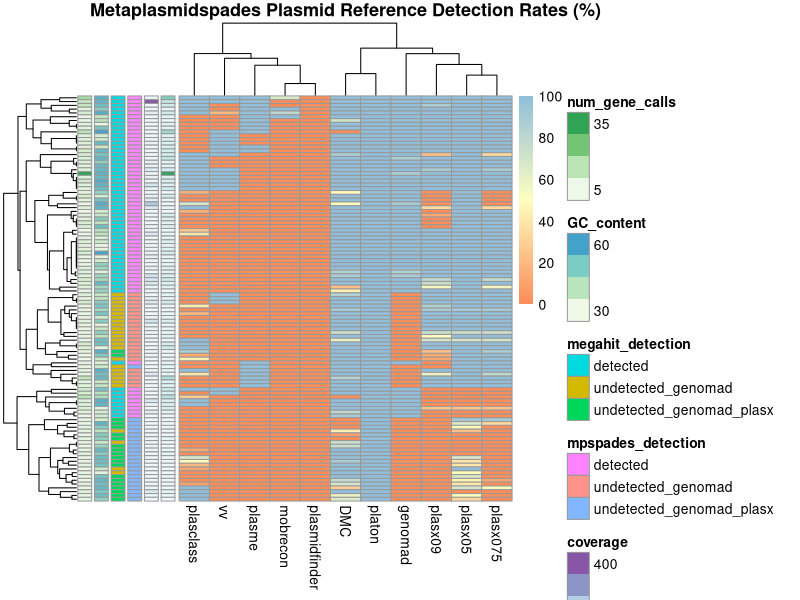
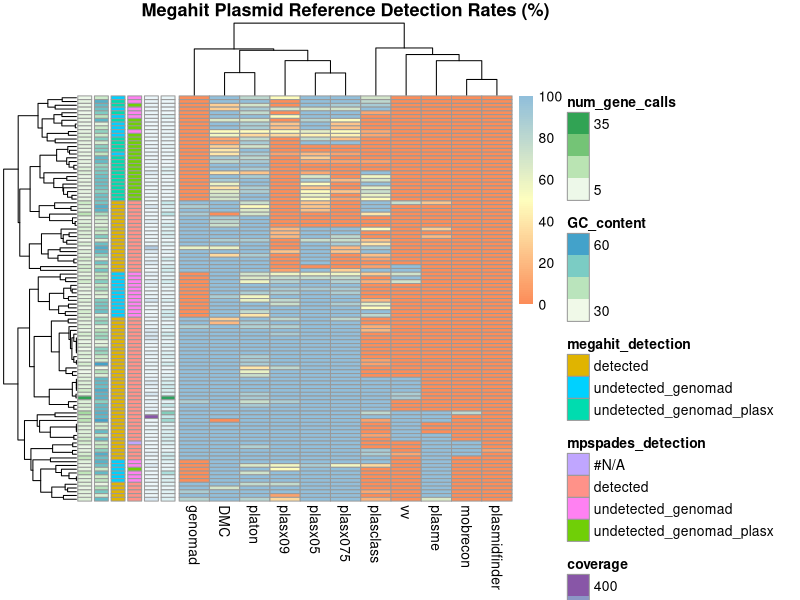

These charts were generated, in order, by the following R code:
## ---- chunk 1
mpspades_data <- read.csv("mpspades_heatmap.csv", row.names = 1)
megahit_data <- read.csv("megahit_heatmap.csv", row.names=1)
## ---- chunk 2
# read in annotation files

plasmid_CE_annotations <- read.csv("plasmid_CE_metadata.txt", row.names=1, sep="\t")
## ---- chunk 3
library(pheatmap)
library(RColorBrewer)

#color_scheme <- colorRampPalette(c("red", "yellow", "blue"))(100)

annotation_colors <- list(contig_length = colorRampPalette(brewer.pal(3,'PuBu'))(100),
                          coverage = colorRampPalette(brewer.pal(3, 'Spectral'))(100))

pheatmap(mpspades_data, 
         main = "Metaplasmidspades Plasmid Reference Detection Rates (%)", 
         show_rownames = FALSE, 
         color = colorRampPalette(brewer.pal(3, 'RdYlBu'))(100),
         annotation_row = plasmid_CE_annotations,
         annotation_names_row = F)  
pheatmap(megahit_data, 
         main = "Megahit Plasmid Reference Detection Rates (%)",
         show_rownames = FALSE, 
         color = colorRampPalette(brewer.pal(3, 'RdYlBu'))(100),
         annotation_row = plasmid_CE_annotations,
         annotation_names_row = F)
